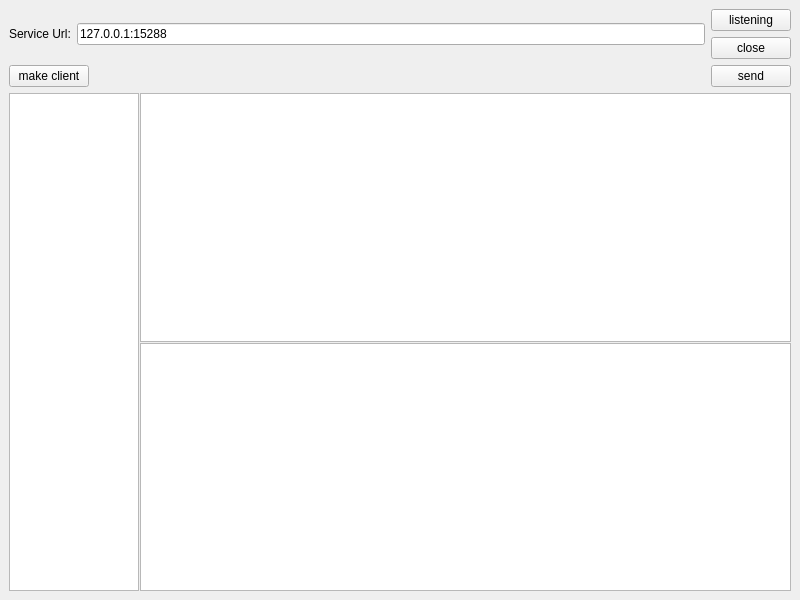
<?xml version="1.0" encoding="UTF-8"?>
<ui version="4.0">
 <class>MainWindow</class>
 <widget class="QMainWindow" name="MainWindow">
  <property name="geometry">
   <rect>
    <x>0</x>
    <y>0</y>
    <width>800</width>
    <height>600</height>
   </rect>
  </property>
  <property name="windowTitle">
   <string>MainWindow</string>
  </property>
  <widget class="QWidget" name="centralwidget">
   <layout class="QVBoxLayout" name="verticalLayout_2">
    <item>
     <layout class="QHBoxLayout" name="horizontalLayout">
      <item>
       <widget class="QLabel" name="label">
        <property name="text">
         <string>Service Url:</string>
        </property>
       </widget>
      </item>
      <item>
       <widget class="QLineEdit" name="serviceUrlEdit">
        <property name="text">
         <string>127.0.0.1:15288</string>
        </property>
       </widget>
      </item>
      <item>
       <layout class="QVBoxLayout" name="verticalLayout">
        <item>
         <widget class="QPushButton" name="listening">
          <property name="text">
           <string>listening</string>
          </property>
         </widget>
        </item>
        <item>
         <widget class="QPushButton" name="close">
          <property name="text">
           <string>close</string>
          </property>
         </widget>
        </item>
       </layout>
      </item>
     </layout>
    </item>
    <item>
     <layout class="QHBoxLayout" name="horizontalLayout_2">
      <item>
       <widget class="QPushButton" name="makeMainChannel">
        <property name="text">
         <string>make client</string>
        </property>
       </widget>
      </item>
      <item>
       <spacer name="horizontalSpacer">
        <property name="orientation">
         <enum>Qt::Horizontal</enum>
        </property>
        <property name="sizeHint" stdset="0">
         <size>
          <width>40</width>
          <height>20</height>
         </size>
        </property>
       </spacer>
      </item>
      <item>
       <widget class="QPushButton" name="send">
        <property name="text">
         <string>send</string>
        </property>
       </widget>
      </item>
     </layout>
    </item>
    <item>
     <layout class="QHBoxLayout" name="horizontalLayout_3" stretch="1,5">
      <property name="spacing">
       <number>1</number>
      </property>
      <item>
       <widget class="QListWidget" name="channelList"/>
      </item>
      <item>
       <layout class="QHBoxLayout" name="horizontalLayout_4">
        <item>
         <layout class="QVBoxLayout" name="verticalLayout_3">
          <property name="spacing">
           <number>1</number>
          </property>
          <item>
           <widget class="QTextEdit" name="sendEdit"/>
          </item>
          <item>
           <widget class="QTextEdit" name="recvEdit">
            <property name="readOnly">
             <bool>true</bool>
            </property>
           </widget>
          </item>
         </layout>
        </item>
       </layout>
      </item>
     </layout>
    </item>
   </layout>
  </widget>
 </widget>
 <resources/>
 <connections/>
</ui>
